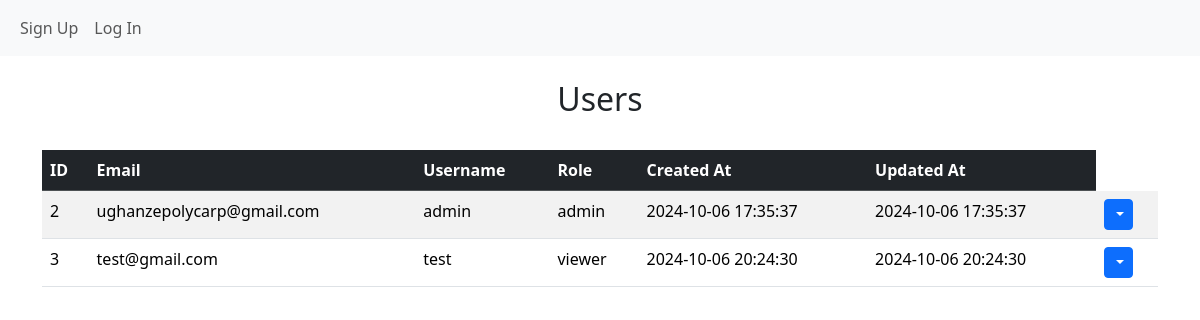
/users, run on an earlier commit of the app's database.
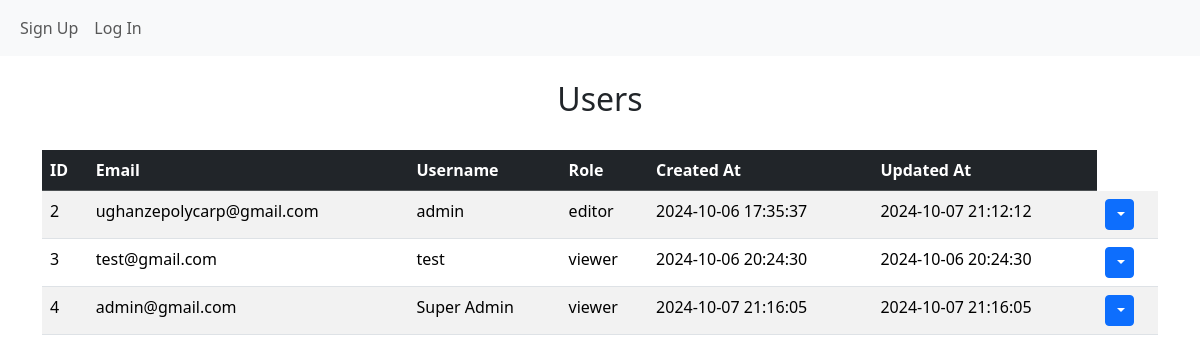
And on a later commit of the database.
### website/models.py (models this page shows)
class User(db.Model,UserMixin):
    id = db.Column(db.Integer, primary_key=True)
    email = db.Column(db.String(150),unique=True)
    username = db.Column(db.String(150))
    password = db.Column(db.String(150))
    created_at =  db.Column(db.DateTime(timezone=True), default=func.now())
    updated_at = db.Column(db.DateTime(timezone=True), default=func.now(),onupdate=func.now())
    role_id  = db.Column(db.Integer, db.ForeignKey("role.id"),default=3)
    role = db.relationship("Role", backref="user")
    posted_by = db.relationship("Glossary", backref="user")

class Role(db.Model):
    id = db.Column(db.Integer, primary_key=True)
    role_name = db.Column(db.String(100), nullable=False, unique=True)

### website/views.py (the view)
@login_required
@views.route("/users",methods=["GET","POST","PUT","DELETE"])
def users():
    users = User.query.all()
    return render_template("users.html",user=current_user,users=users)

### website/templates/users.html (shortened to what this page needs)
{% extends "base.html" %}
{%block content %}
<div>
    <br>
    <h2 align="center">Users</h2>
    <br>
<table class="table table-striped table-hover">
    <thead class="table-dark">
        <tr>
            <th scope="col">ID</th>
            <th scope="col">Email</th>
            <th scope="col">Username</th>
            <th scope="col">Role</th>
            <th scope="col">Created At</th>
            <th scope="col">Updated At</th>
        </tr>
    </thead>
    <tbody>
        {% for user in users %}
        <tr>
            <td>{{ user.id }}</td>
            <td>{{ user.email }}</td>
            <td>{{ user.username }}</td>
            <td>{{ user.role.role_name if user.role else 'No Role Assigned' }}</td>
            <td>{{ user.created_at.strftime('%Y-%m-%d %H:%M:%S') }}</td>
            <td>{{ user.updated_at.strftime('%Y-%m-%d %H:%M:%S') }}</td>
            <td>
                <div class="btn-group">
                    <button type="button" class="btn btn-sm btn-primary dropdown-toggle" data-bs-toggle="dropdown">
                    </button>
                </div>
            </td>
        </tr>
        {% endfor %}
    </tbody>
</table>
</div>
{% endblock %}

### website/templates/base.html (shortened to what this page needs)
<!DOCTYPE html>
<html lang="en">
<head>
    <link href="https://cdn.jsdelivr.net/npm/bootstrap@5.3.3/dist/css/bootstrap.min.css" rel="stylesheet">
      <link rel="stylesheet" type="text/css" href="{{ url_for('static', filename='css/styles.css') }}">
</head>
<body>
    <nav class="navbar navbar-expand-lg bg-body-tertiary">
        <div class="container-fluid">
            <div class="collapse navbar-collapse" id="navbar">
                <div class="navbar-nav">
                    {% if user.is_authenticated %}
                        <a class="nav-item nav-link {% if request.path == url_for('views.home') %}active{% endif %}" href="/home">Home</a>
                        <a class="nav-item nav-link {% if request.path == url_for('views.glossary') %}active{% endif %}" href="/glossary">Glossary</a>
                    </div>
                    <div class="navbar-nav ms-auto">
                        <a class="nav-item nav-link {% if request.path == url_for('views.users') %}active{% endif %}" href="/users">Users</a>
                        <a class="nav-item nav-link {% if request.path == url_for('auth.log_out') %}active{% endif %}" href="/log-out">Logout</a>
                    </div>
                    {% else %}
                        <a class="nav-item nav-link {% if request.path == url_for('auth.sign_up') %}active{% endif %}" href="/sign-up">Sign Up</a>
                        <a class="nav-item nav-link {% if request.path == url_for('auth.login') %}active{% endif %}" href="/login">Log In</a>
                    {% endif %}
                </div>
            </div>
        </div>
    </nav>
    <div class="container">{%block content %}{% endblock %}</div>
</body>
</html>

What changed in the data, as far as the page shows it:
changed User "ughanzepolycarp@gmail.com": role "admin" → "editor"; updated_at "2024-10-06 17:35:37" → "2024-10-07 21:12:12"
added User: id "4", email "admin@gmail.com", username "Super Admin", role "viewer", created_at "2024-10-07 21:16:05", updated_at "2024-10-07 21:16:05"
